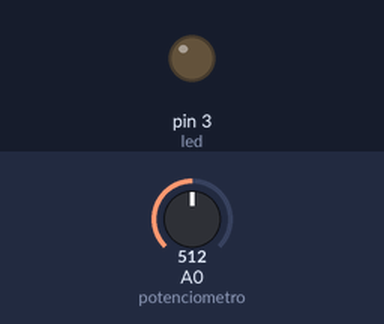
Bench run of a sketch on a simulated Arduino Uno, built with avr-gcc and run on an emulated ATmega328P. Parts: output pins drawn as LEDs (lit = HIGH). Inputs (shaded band) come from the test bench; at power-on: A0 (potenciometro) = 512.

Above: at 1.2 s.
1.3 s: A0 (potenciometro) set to 716
At 2.5 s:
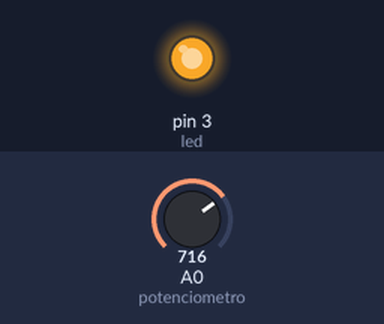
2.8 s: A0 (potenciometro) set to 656
At 3.8 s:
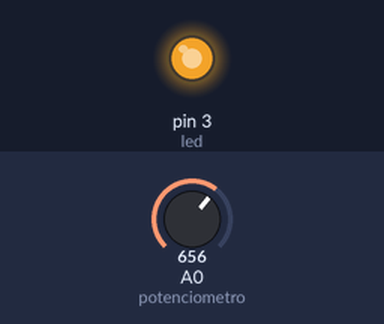
4.3 s: A0 (potenciometro) set to 624
At 4.9 s:
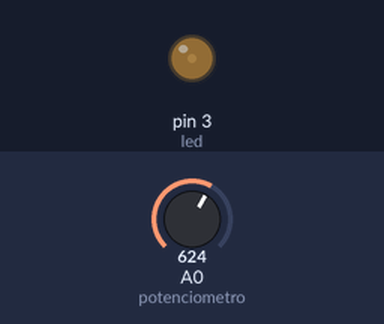
Timing chart, 0 to 7.3 s (numbered marks = the images above; inputs shaded):
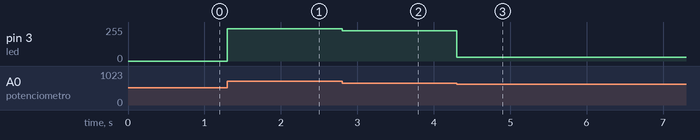

The sketch:

aumento_de_brillo_2.ino
```cpp
 int brillo = 0;
 const int led = 3; // led conectado al pin 3
 const int potenciometro = 0; // potenciometro
void setup() {
  // put your setup code here, to run once:
pinMode (3, OUTPUT);// LED DE SALIDA
}

void loop() {
  // put your main code here, to run repeatedly:

brillo = ((analogRead(potenciometro)*255)/1024); // 1024 es el maximo valor del potenciometro debe ser convertido a 255 para maximo para salidas digitales
analogWrite(led,brillo) ;
}
```

Measured:
- the behaviour switches between 643 and 642 on A0 (potenciometro) (found by bisection; images 2 and 3)
- after the input at 1.3 s, pin 3 (led): 0/255 → 243/255 at once
- after the input at 2.8 s, pin 3 (led): 243/255 → 228/255 at once
- after the input at 4.3 s, pin 3 (led): 228/255 → 27/255 at once
